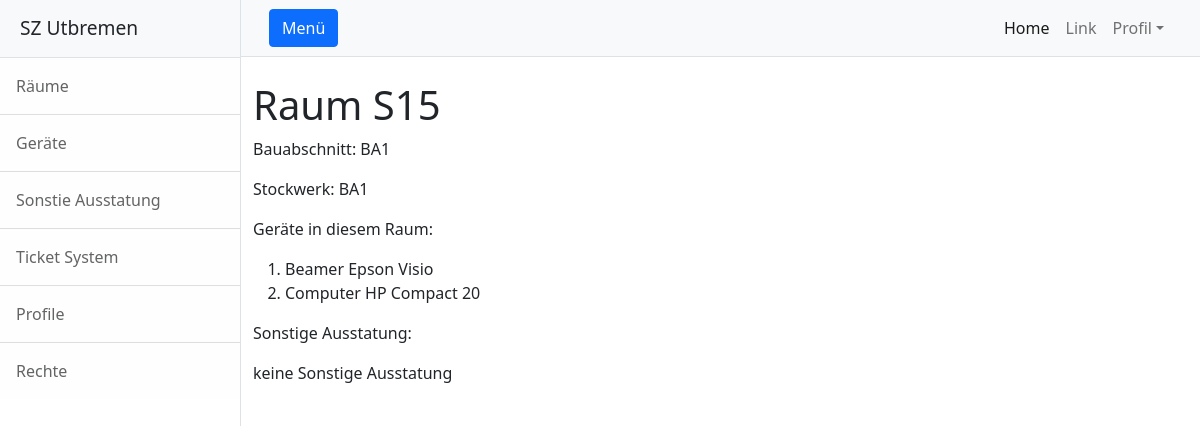
The page /room/1/ on the database as committed earlier.
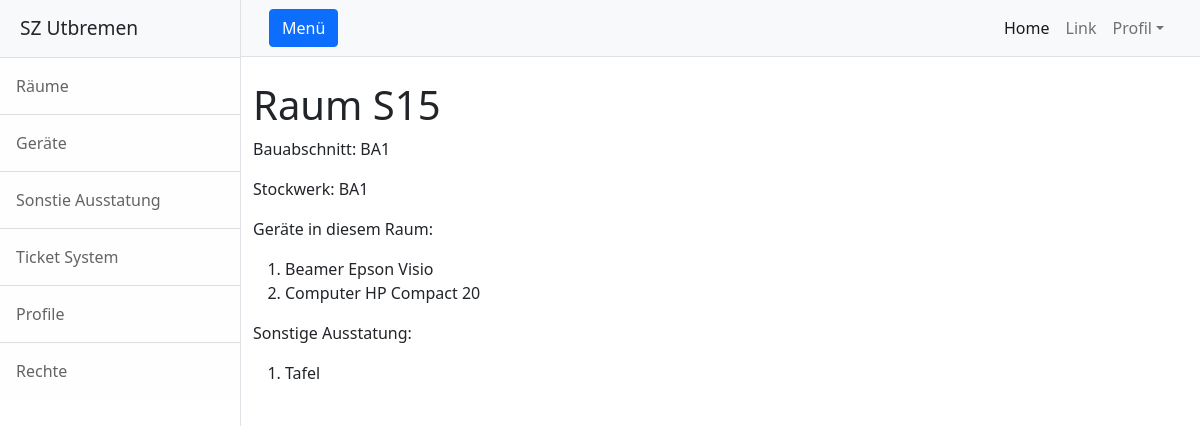
The same page on the database as committed later.
### inventory_management/models.py (models this page shows, shortened)
class Device(models.Model):
    class Meta:
        verbose_name = "Geräte"
        verbose_name_plural = "Geräte"
    device_type = models.ForeignKey(DeviceType, on_delete=models.SET_NULL, default=None, verbose_name="Kategorie",
                                    null=True)
    serial_num = models.CharField(max_length=20, blank=False, default=None, verbose_name="Serien Nummer")
    production_date = models.DateField(default=datetime.date.today, verbose_name="Produktions Datum")
    warranty_date = models.DateField(default=datetime.date.today, verbose_name="Garantie Ablauf Datum")
    is_working = models.CharField(max_length=13, choices=yes_no_choice, default="Gerät Funktioniert", verbose_name="Funktonsfähig?")
    issues = models.CharField(max_length=50, default="keine Fehler", blank=True, verbose_name="Geräte Fehler")
    hints = models.CharField(max_length=50, default="keine Hinweise", blank=True, verbose_name="Hinweise")
    room = models.ForeignKey(Room, blank=True, on_delete=models.SET_NULL, null=True, verbose_name="Raum")

class DeviceType(models.Model):
    class Meta:
        verbose_name = "Geräte Typ"
        verbose_name_plural = "Geräte Typen"
    category = models.ForeignKey(DeviceCategory, on_delete=models.SET_NULL, default=None, verbose_name="Kategorie",
                                 null=True)
    brand = models.CharField(max_length=10, verbose_name="Marke")
    model = models.CharField(max_length=10, verbose_name="Geräte Modell")
    def __str__(self):
        return f'{self.brand} {self.model}'

class DeviceCategory(models.Model):
    class Meta:
        verbose_name = "Kategorie"
        verbose_name_plural = "Kategorien"
    name = models.CharField(max_length=10, blank=True, default=None, verbose_name="Name der Kategorie")
    def __str__(self):
        return f'{self.name}'

class OtherEquipment(models.Model):
    class Meta:
        verbose_name = "Sonstige Ausstatung"
        verbose_name_plural = "Sonstige Ausstatungen"
    equipmentName = models.CharField(max_length=10, blank=False, default="Tafel", verbose_name="Sonstige Ausstatung")
    room = models.ForeignKey(Room, default=None, on_delete=models.SET_NULL, null=True, verbose_name="Raumname")

### inventory_management/views.py (the view)
# urls.py: path('room/<int:pk>/', RoomDetailView.as_view(), name="device_detail"),
class RoomDetailView(DetailView):
    model = Room

### inventory_management/templates/inventory_management/room_detail.html (shortened to what this page needs)
{% extends 'inventory_management/base.html' %}
{% if user.is_authenticated %}
{% block content %}
    <h1>Raum {{ room.room_name }}</h1>
    <p>Bauabschnitt: {{ room.room_location.building }}</p>
    <p>Stockwerk: {{ room.room_location.building }}</p>
    <p>Geräte in diesem Raum:</p>
    {% if room.device_set.all %}
    <ol>
    {% for device in room.device_set.all %}
        <li>{{ device.device_type.category }} {{ device.device_type }}</li>
    {% endfor %}
    </ol>
    {% else %}
        <p>Dieser Raum hat keine Geräte</p>
    {% endif %}
    <p>Sonstige Ausstatung:</p>
    {% if room.otherequipment_set.all %}
        <ol>
        {% for otherequipment in room.otherequipment_set.all %}
            <li>{{ otherequipment.equipmentName }}</li>
        {% endfor %}
        </ol>
    {% else %}
        <p>keine Sonstige Ausstatung</p>
    {% endif %}
{% endblock content %}
{% endif %}

Rows that differ between the two databases and show on the page:
added OtherEquipment: equipmentName "Tafel"
Other text that changed with them:
text no longer shown: "keine Sonstige Ausstatung"
